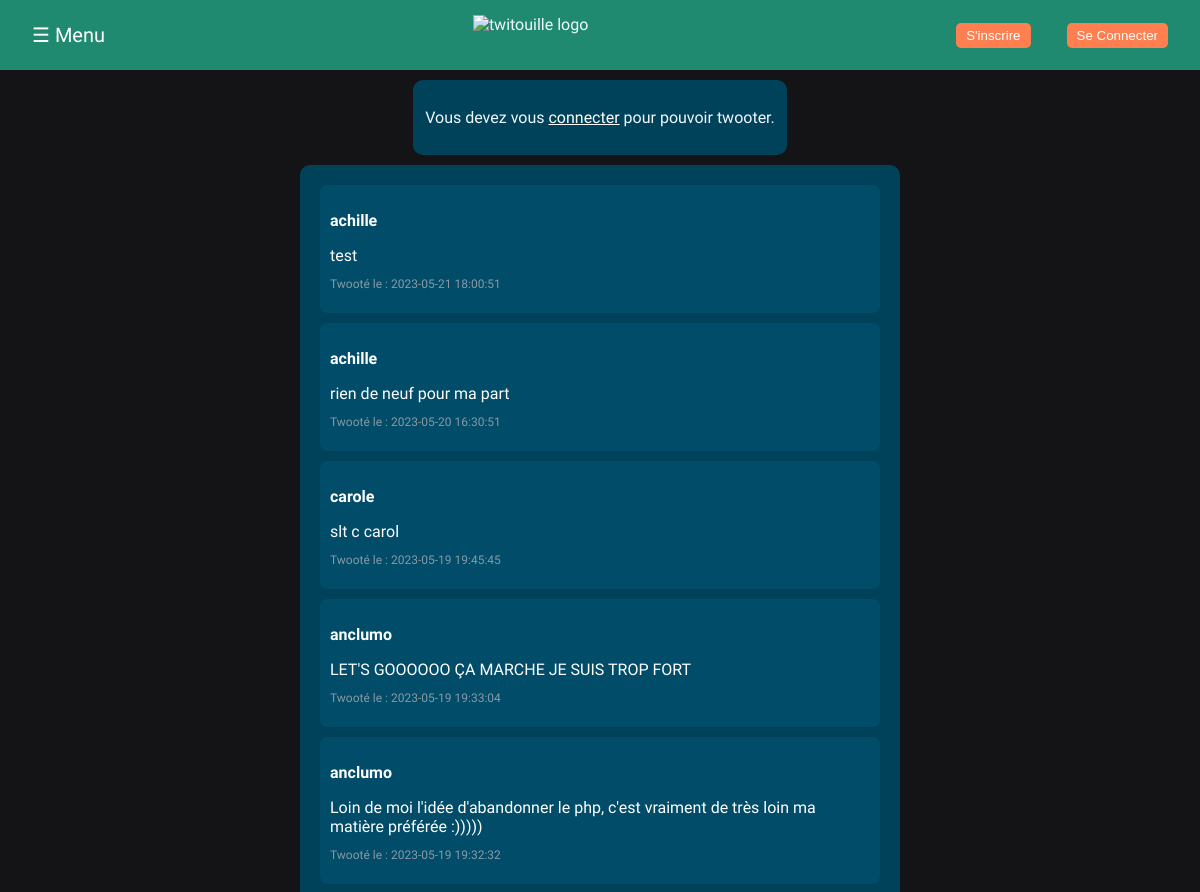
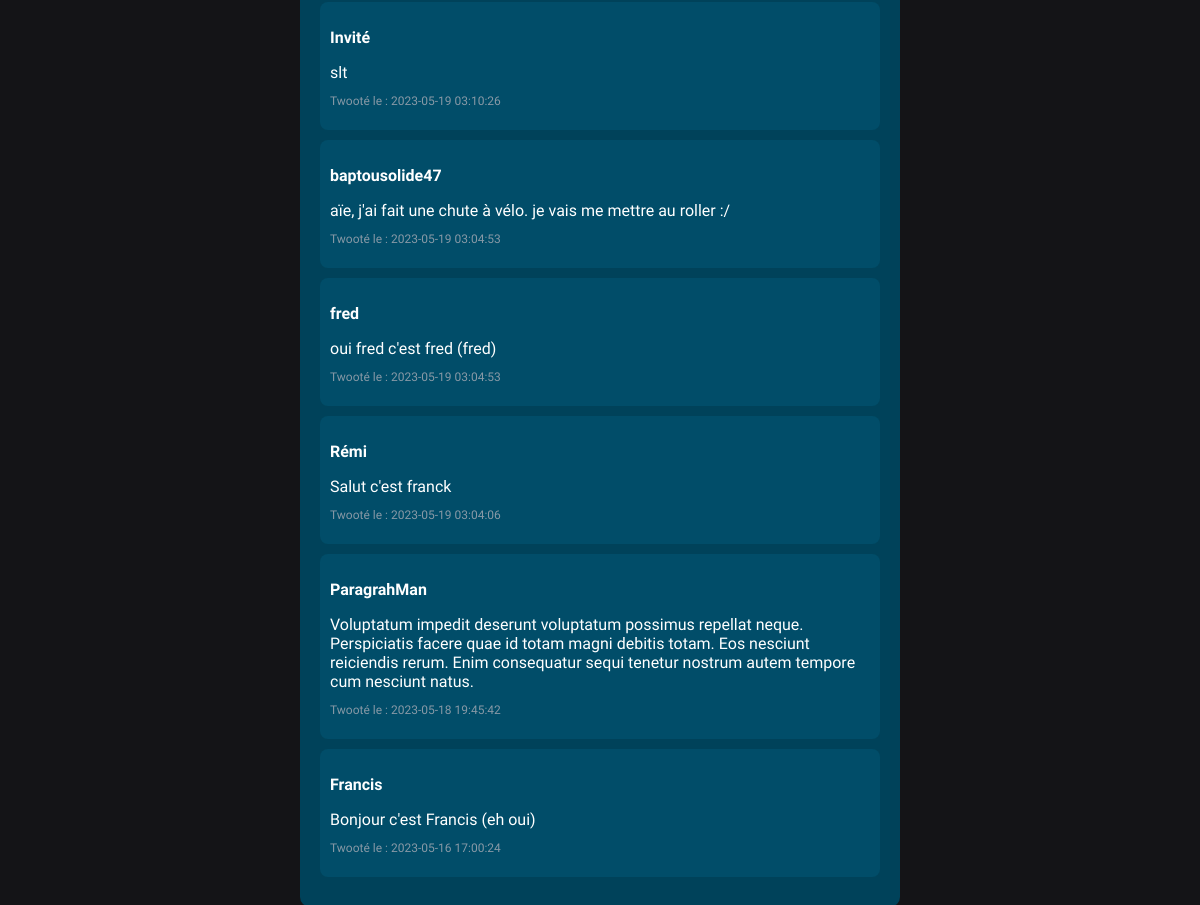
The page / on the database its author committed (2 pictures, top to bottom).
### tables this page shows
CREATE TABLE `twoot` (
  `id` int(11) NOT NULL,
  `name` varchar(20) NOT NULL DEFAULT 'Invité',
  `twoot` varchar(280) NOT NULL,
  `date` datetime NOT NULL DEFAULT CURRENT_TIMESTAMP
);

### index.php (the view, shortened to what this page needs)
<?php
require "template/database.php";
$requete = $database->prepare("SELECT * FROM twoot ORDER BY date DESC");
$requete->execute();
$allTwoots = $requete->fetchAll(PDO::FETCH_ASSOC);
?>
<!DOCTYPE html>
<html lang="en">
<head>
    <link rel="stylesheet" href="CSS/style.css">
</head>
<body>
<?php require "template/sidenav.php" ?>
<div class="mainContainer">
<?php if (isset($_SESSION['user_name'])) { ?>
    <form class="twooting" method="POST" action="insertTW.php">
        <textarea type="text" name="send" placeholder="Quoi de neuf, <?= $_SESSION['user_name'] ?> ?" ></textarea>
        <button type="submit" name="sendTwoot">Envoyer</button>
        <input type="hidden" name="name" value="<?= $_SESSION['user_name'] ?>">
    </form>
<?php } else { ?>
    <div class="twooting">
        <p>Vous devez vous <span><a href="login.php" id="connec">connecter</a></span> pour pouvoir twooter.</p>
    </div>
<?php } ?>
    <div class="twoots">
        <?php foreach ($allTwoots as $twoot) { ?>
        <div class="twoot">
            <p class="twootName"><?= $twoot['name']; ?></p>
            <p class="twootContent"><?= $twoot['twoot'] ?></p>
            <p class="twootDate">Twooté le : <?= $twoot['date'] ?></p>
        </div>
        <?php } ?>
    </div>
</div>
</body>
</html>

### template/sidenav.php (shortened to what this page needs)
<!DOCTYPE html>
<html lang="en">
<head>
    <link rel="stylesheet" href="CSS/navstyle.css">
</head>
<body>
<header>
    <span class="openbtn" onclick="toggleNav()">&#9776; Menu</span>
    <img src="https://media.discordapp.net/attachments/1034164298177581166/1109880087559548938/twont.png?width=1409&height=289" alt="twitouille logo">
    <?php if (isset($_SESSION['user_id'])) { ?>
        <a href="profile.php"><button class="conBtn">Mon profil</button></a>
    <?php } else { ?>
        <div>
            <a href="signup.php"><button class="conBtn">S'inscrire</button></a>
            <a href="login.php"><button class="conBtn">Se Connecter</button></a>
        </div>
    <?php } ?>
</header>
<div class="invisHeader">TwEasterEgg</div>
</body>
</html>

### CSS/style.css (style rules this page uses)
body { background-color: rgb(20, 20, 23); color: aliceblue; }
button { transition: transform 0.3s ease-in-out; }
.mainContainer { display: flex; flex-direction: column; justify-content: center; align-items: center; width: 100vh; margin: 0 auto; }
.twooting { animation: fadeInUp 1s ease-out; display: flex; align-items: center; justify-content: center; background-color: #00425A; padding: 12px; border-radius: 10px; margin: 10px 0px 10px 0px; }
#connec { color: #fff; }
.twoots { animation: slideInRight 1s ease-out; width: 70%; background-color: #00425A; padding: 20px; border-radius: 10px; }
.twoot { background-color: #014d69; border-radius: 8px; padding: 10px; margin-bottom: 10px; }
.twootName { user-select: none; font-weight: bold; margin-bottom: 5px; color: #fff; }
.twootContent { margin-bottom: 10px; color: #fff; }
.twootDate { user-select: none; color: #8899a6; font-size: 12px; }

### CSS/navstyle.css (style rules this page uses)
body { font-family: Alata, sans-serif; margin: 0; }
header { height: 70px; width: 100%; background-color: #1F8A70; display: flex; align-items: center; justify-content: space-between; z-index:2; position: fixed; }
header img { display: flex; align-items: center; justify-content: center; height: 5vh; }
.invisHeader { height: 70px; display: flex; align-items: center; justify-content: center; font-size: 5%; color: #818181; }
.conBtn { transition: 0.2s ease-in-out; background-color: coral; color: #fff; border: none; border-radius: 5px; padding: 5px 10px; margin-right: 32px; }
.openbtn { font-size: 20px; cursor: pointer; color: white; border: none; margin-left: 32px; z-index: 2; user-select: none; }

### rows shown on the page
twoot: name "achille", twoot "test", date "2023-05-21 18:00:51"
twoot: name "achille", twoot "rien de neuf pour ma part", date "2023-05-20 16:30:51"
twoot: name "carole", twoot "slt c carol", date "2023-05-19 19:45:45"
twoot: name "anclumo", twoot "LET'S GOOOOOO ÇA MARCHE JE SUIS TROP FORT", date "2023-05-19 19:33:04"
twoot: name "anclumo", twoot "Loin de moi l'idée d'abandonner le php, c'est vraiment de très loin ma matière préférée :)))))", date "2023-05-19 19:32:32"
twoot: name "Invité", twoot "slt", date "2023-05-19 03:10:26"
twoot: name "baptousolide47", twoot "aïe, j'ai fait une chute à vélo. je vais me mettre au roller :/", date "2023-05-19 03:04:53"
twoot: name "fred", twoot "oui fred c'est fred (fred)", date "2023-05-19 03:04:53"
twoot: name "Rémi", twoot "Salut c'est franck", date "2023-05-19 03:04:06"
twoot: name "ParagrahMan", twoot "Voluptatum impedit deserunt voluptatum possimus repellat neque. Perspiciatis facere quae id totam magni debitis totam. Eos nesciunt reiciendis rerum. Enim consequatur sequi tenetur nostrum autem tempore cum nesciunt natus.", date "2023-05-18 19:45:42"
twoot: name "Francis", twoot "Bonjour c'est Francis (eh oui)", date "2023-05-16 17:00:24"
